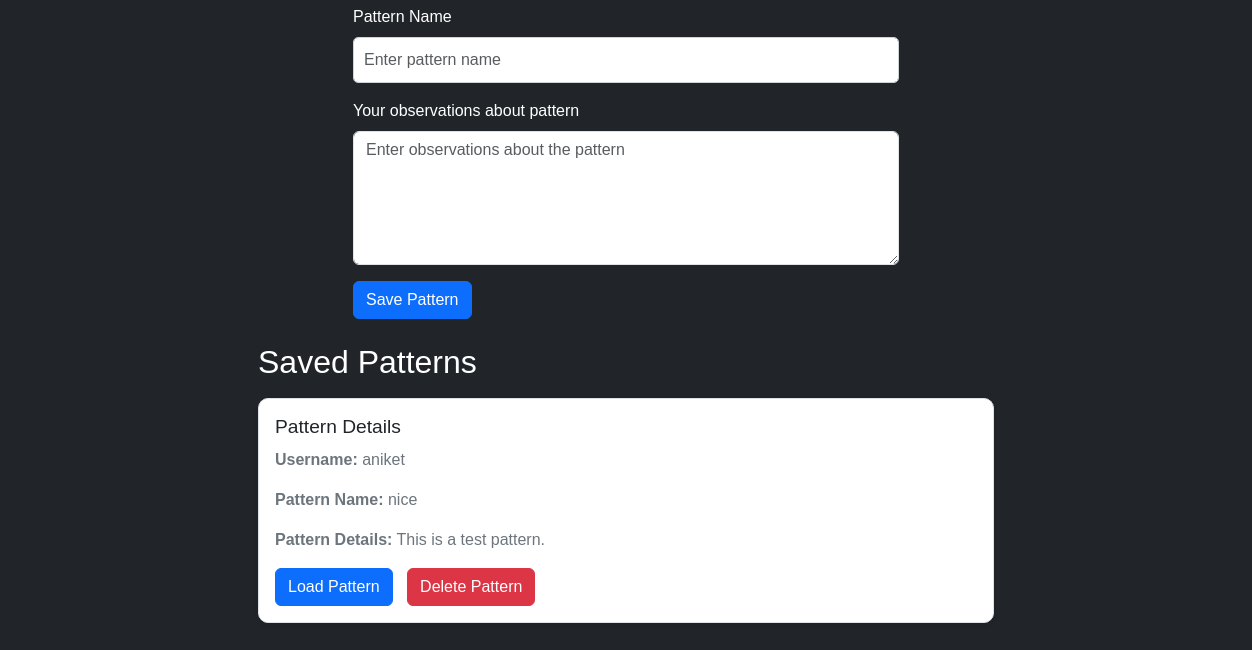
The page /index (lower part) on the database as committed earlier.
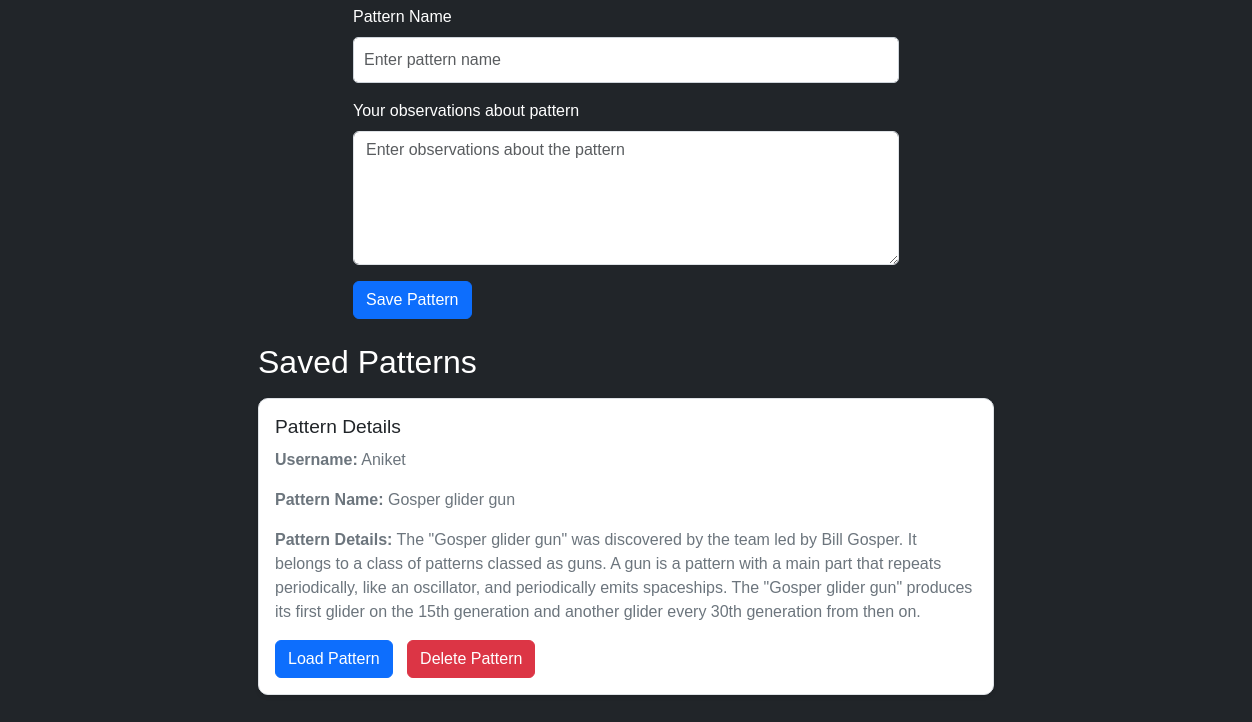
The same page on the database as committed later.
### app/models.py (models this page shows, shortened)
class Pattern(db.Model):
    id = db.Column(db.Integer, primary_key=True)
    username = db.Column(db.String(255))
    pattern_name = db.Column(db.String(255) )
    pattern_details = db.Column(db.Text)
    grid_data = db.Column(db.Text)
    __table_args__ = (UniqueConstraint('pattern_name', name='unique_pattern_name_constraint'),)

### app/route.py (the view)
@my_app.route('/')
@my_app.route('/index')
def index():
    saved_patterns = Pattern.query.all()
    return render_template('index.html', patterns=saved_patterns)

### app/templates/index.html (shortened to what this page needs)
<!DOCTYPE html>
<html lang="en">
<head>
    <link href="https://cdn.jsdelivr.net/npm/bootstrap@5.3.3/dist/css/bootstrap.min.css" rel="stylesheet"
>
</head>
<body>
    <div class="container bg-dark text-white">
        <div class="row justify-content-center mb-4">
            <div class="col-md-6">
                <form id="SavePatternForm">
                    <div class="mb-3">
                        <label for="PatternNameInput" class="form-label">Pattern Name</label>
                        <input type="text" class="form-control" id="PatternNameInput" placeholder="Enter pattern name" required>
                    </div>
                    <div class="mb-3">
                        <label for="PatternDetails" class="form-label">Your observations about pattern</label>
                        <textarea id="PatternDetails" rows="5" class="form-control" placeholder="Enter observations about the pattern"></textarea>
                    </div>
                    <button type="button" class="btn btn-primary" id="SavePatternButton">Save Pattern</button>
                </form>
            </div>
        </div>
        <div class="row justify-content-center">
            <div class="col-md-8">
                <h2 class="mb-3">Saved Patterns</h2>
                <div id="SavedPatternContainer">
                {% for pattern in patterns %}
                    <div class="card mb-3">
                        <div class="card-body">
                            <h5 class="card-title">Pattern Details</h5>
                            <p class="card-text"><strong>Username:</strong> {{ pattern.username }}</p>
                            <p class="card-text"><strong>Pattern Name:</strong> {{ pattern.pattern_name }}</p>
                            <p class="card-text"><strong>Pattern Details:</strong> {{ pattern.pattern_details }}</p>
                            <button type="button" class="btn btn-primary" onclick="loadSavedPattern('{{ pattern.grid_data }}')">Load Pattern</button>
                            <a href="{{ url_for('delete_pattern', id=pattern.id ) }}" class="btn btn-danger">Delete Pattern</a>
                        </div>
                    </div>
                {% endfor %}
               </div>
            </div>
        </div>
    </div>
</body>
</html>

### app/templates/index.html (style rules this page uses)
body { font-family: Arial, sans-serif; background-color: #212529; padding-top: 20px; }
.container { margin-bottom: 20px; }
.card { border: 1px solid #dee2e6; border-radius: 10px; box-shadow: 0px 2px 4px rgba(0, 0, 0, 0.1); transition: box-shadow 0.3s ease; margin-bottom: 20px; }
.card-title { font-size: 1.2rem; margin-bottom: 10px; }
.card-text { color: #6c757d; }
.btn { margin-right: 10px; transition: transform 0.2s ease; }
input[type="text"], textarea { width: 100%; padding: 10px; border-radius: 5px; border: 1px solid #ced4da; margin-bottom: 10px; }

Rows that differ between the two databases and show on the page:
changed Pattern: username "aniket" → "Aniket"; pattern_name "nice" → "Gosper glider gun"; pattern_details "This is a test pattern." → "The \"Gosper glider gun\" was discovered by the team led by Bill Gosper. It belongs to a class of patterns classed as guns. A gun is a pattern with a main part that repeats periodically, like an oscillator, and periodically emits spaceships. The \"Gosper glider gun\" produces its first glider on the 15th generation and another glider every 30th generation from then on."
